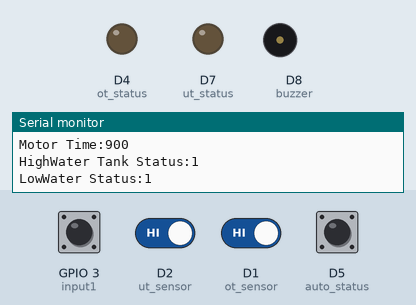
The sketch below on a simulated ESP8266 (NodeMCU). Parts: output pins drawn as LEDs (lit = HIGH), buzzer (waves = sounding, pin HIGH), the last lines printed to the serial monitor. Inputs (shaded band) come from the test bench; at power-on: D1 (ot_sensor), D2 (ut_sensor), D5 (auto_status), GPIO 3 (input1) HIGH. EEPROM starts erased.

Above: at 4.0 s.
4.1 s: GPIO 3 (input1) pulled LOW for 1.15 s
At 6.2 s:
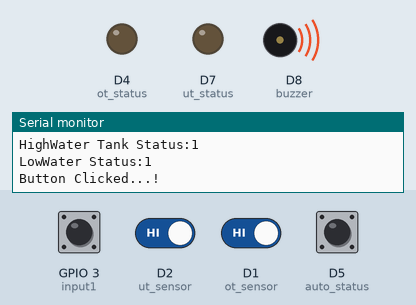
6.7 s: D2 (ut_sensor) driven LOW
At 8.9 s:
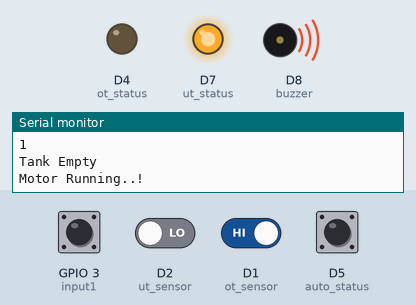
9.3 s: D1 (ot_sensor) driven LOW
At 11.2 s:
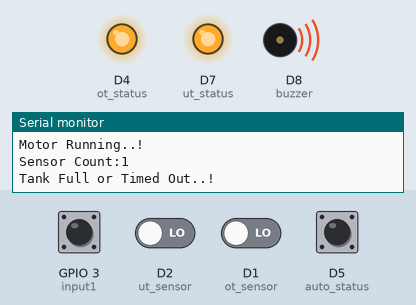
13.4 s: D1 (ot_sensor) driven HIGH
At 14.8 s:
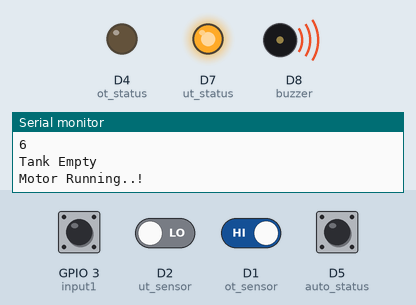
17.5 s: D2 (ut_sensor) driven HIGH
At 19.1 s:
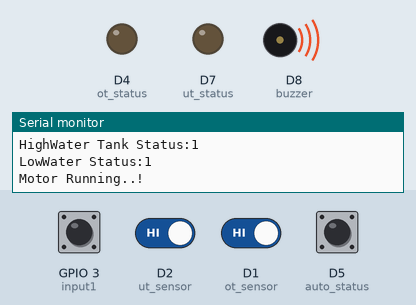
19.4 s: D1 (ot_sensor) driven LOW
At 21.4 s:
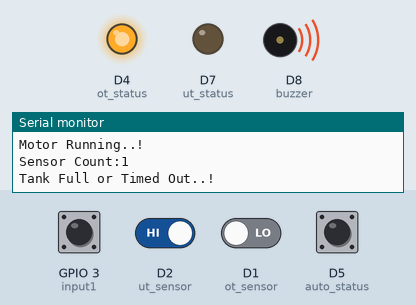
Timing chart, 0 to 24.5 s (numbered marks = the images above; inputs shaded):
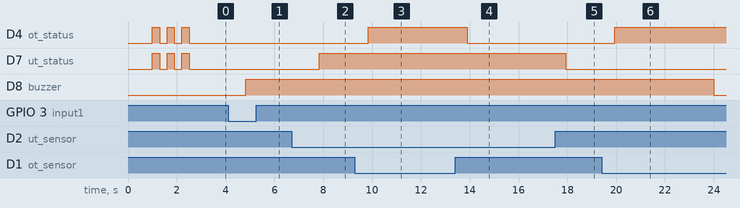

The sketch:

motor_control_dryrun.ino
```cpp
#include <EEPROM.h>

int addr1 = 0;
int addr2 = 1;
int value1 = 1;
int value2 = 2;
byte memval1;
byte memval2;

const int ot_sensor = D1;
const int ut_sensor = D2;
const int buzzer = D8;
const int ot_status = D4;
const int ut_status = D7;
const int auto_status = D5;
const int input1 = D9;
int ot_sensorstatus=1;
int ut_sensorstatus=1;
int error_sensorstatus=1;
int ot_sensorcount=0;
int ut_sensorcount=0;

int motor_status=0;
int motor_status_manual=0;
int motor_time=0;
int empty_start=0;
int value_count=0;
int motor_duration=3;
int motor_stoptime=0;
long duration;
float distanceCm;
float distanceInch;
int tank_size, len;
float cap;
int cap1;
int count=0;
int sound=0;
int stop_button=0;

void setup() {
  Serial.begin(115200); // Starts the serial communication
  EEPROM.begin(512);
  pinMode(input1, INPUT_PULLUP);
  pinMode(buzzer, OUTPUT);
  pinMode(ot_status, OUTPUT);
  pinMode(ut_status, OUTPUT);
  pinMode(ot_sensor, INPUT_PULLUP);
  pinMode(ut_sensor, INPUT_PULLUP);
  pinMode(auto_status, INPUT_PULLUP);
  digitalWrite(buzzer, LOW);

  delay(1000);
  memval1=EEPROM.read(addr1);
  motor_duration=memval1;
  if(motor_duration<1 || motor_duration>12){
    motor_duration=3;
  }


  int temp_count=0;
  while(digitalRead(input1)==0){
    temp_count=temp_count+1;
    Serial.println(temp_count);
    if(temp_count>=3){
      Serial.println("Change...!");
      if(motor_duration<12){
        motor_duration=motor_duration+1;
      }else{
        motor_duration=1;
      }
      temp_count=0;
      Serial.print("Motor Duration:");
      Serial.println(motor_duration);

      EEPROM.write(addr1, motor_duration);
      if (EEPROM.commit()) {
      Serial.println("EEPROM successfully committed");
      } else {
      Serial.println("ERROR! EEPROM commit failed");
      }

      if(motor_duration<1 || motor_duration>12){
        motor_duration=3;
      }

      for(int i=0;i<motor_duration;i++){
        tank_blinkall();
      }
    }
    delay(1000);
  }

  if(motor_duration<1 || motor_duration>12){
        motor_duration=3;
  }

  digitalWrite(buzzer,LOW);
  //Set motor time duration*5
  motor_time=(motor_duration*60)*5;
  empty_start=0;

  if(digitalRead(auto_status)==0){
    motor_status=1;
    digitalWrite(buzzer,HIGH);
  }

  for(int i=0;i<motor_duration;i++){
    tank_blinkall();
  }

}

void tank_blinkall(){
     digitalWrite(D4,HIGH);
     digitalWrite(D7,HIGH);
     delay(300);
     digitalWrite(D4,LOW);
     digitalWrite(D7,LOW);
     delay(300);
}


void loop() {
  Serial.println("=========================================");
  Serial.print("Motor Status:");
  Serial.println(motor_status);
  Serial.print("Motor Duration:");
  Serial.println(motor_duration);
  ot_sensorstatus=digitalRead(ot_sensor);
  ut_sensorstatus=digitalRead(ut_sensor);
  Serial.print("Motor Time:");
  Serial.println(motor_time);
  Serial.print("HighWater Tank Status:");
  Serial.println(ot_sensorstatus);
  Serial.print("LowWater Status:");
  Serial.println(ut_sensorstatus);

  if(ot_sensorstatus==0){
    digitalWrite(ot_status,HIGH);
  }else{
    digitalWrite(ot_status,LOW);
  }

  if(ut_sensorstatus==0){
    Serial.println(ut_sensorcount);
    Serial.println("Tank Empty");
    digitalWrite(ut_status,HIGH);
    if(ut_sensorcount>=10){
      if(digitalRead(buzzer)==1){
         Serial.println("Alert!!!! Dry Run..., turn off the Motor");
         motor_time=(motor_duration*60)*10;
         digitalWrite(buzzer, LOW);
         motor_status=0;
      }
      ut_sensorcount=0;
    }
   ut_sensorcount=ut_sensorcount+1;
  }else{
    ut_sensorcount=0;
    digitalWrite(ut_status,LOW);
  }

  if(digitalRead(input1)==0){
    Serial.println("Button Clicked...!");
    if(motor_status_manual==0){
      digitalWrite(buzzer,HIGH);
      motor_status_manual=1;
      motor_status=1;
      delay(2000);
    }else{
      if(motor_status_manual==1){
        digitalWrite(buzzer,LOW);
        Serial.println("Motor is now stopped..!");
        motor_status_manual=0;
        motor_status=0;
        motor_time=(motor_duration*60)*10;
        delay(2000);
      }
    }
  }

  if(digitalRead(buzzer)==1){
   motor_time=motor_time-1;
   Serial.println("Motor Running..!");
   if(motor_time<=0 || ot_sensorstatus==0 || error_sensorstatus==0){

    Serial.print("Sensor Count:");
    Serial.println(ot_sensorcount);
    Serial.println("Tank Full or Timed Out..!");
    ot_sensorcount=ot_sensorcount+1;
      if(ot_sensorcount>=5){
        digitalWrite(buzzer, LOW);
        motor_status=0;
        ot_sensorcount=0;
        motor_time=(motor_duration*60)*10;
      }else{
      //ot_sensorcount=0;
      }
   }else{
    ot_sensorcount=0;
   }
  }

   //motor_start();
    delay(1000);
    count=count+1;
 }
```

Measured:
- after the input at 4.1 s, D8 (buzzer): LOW → HIGH after 0.72 s
- after the input at 6.7 s, D7 (ut_status): LOW → HIGH after 1.1 s
- after the input at 9.3 s, D4 (ot_status): LOW → HIGH after 0.55 s
- after the input at 13.4 s, D4 (ot_status): HIGH → LOW after 0.50 s; D8 (buzzer): stays HIGH (without the input it goes to LOW after 0.50 s)
- after the input at 17.5 s, D7 (ut_status): HIGH → LOW after 0.43 s; D8 (buzzer): stays HIGH (without the input it goes to LOW after 0.44 s)
- after the input at 19.4 s, D4 (ot_status): LOW → HIGH after 0.55 s; D8 (buzzer): HIGH → LOW after 4.6 s
